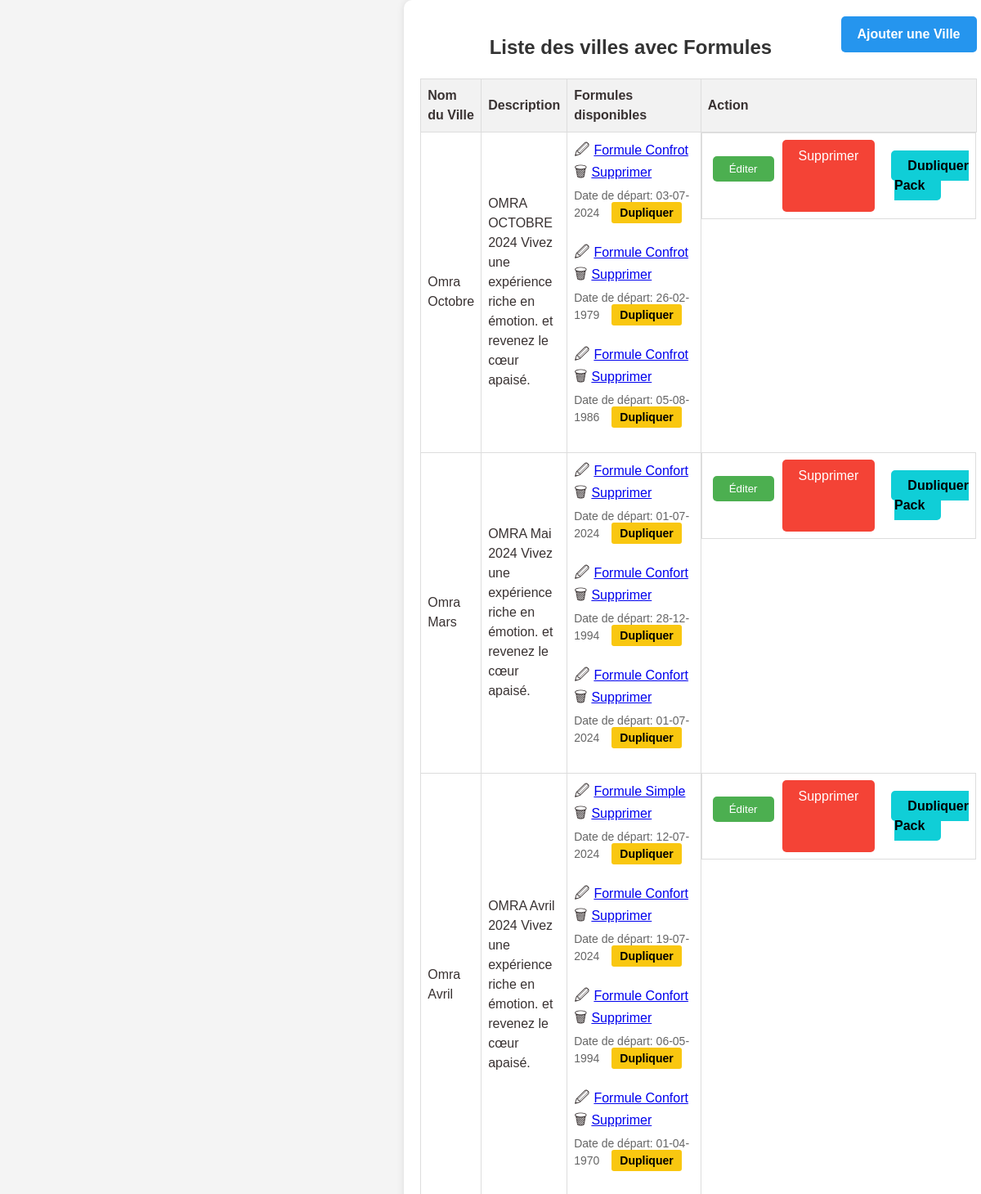
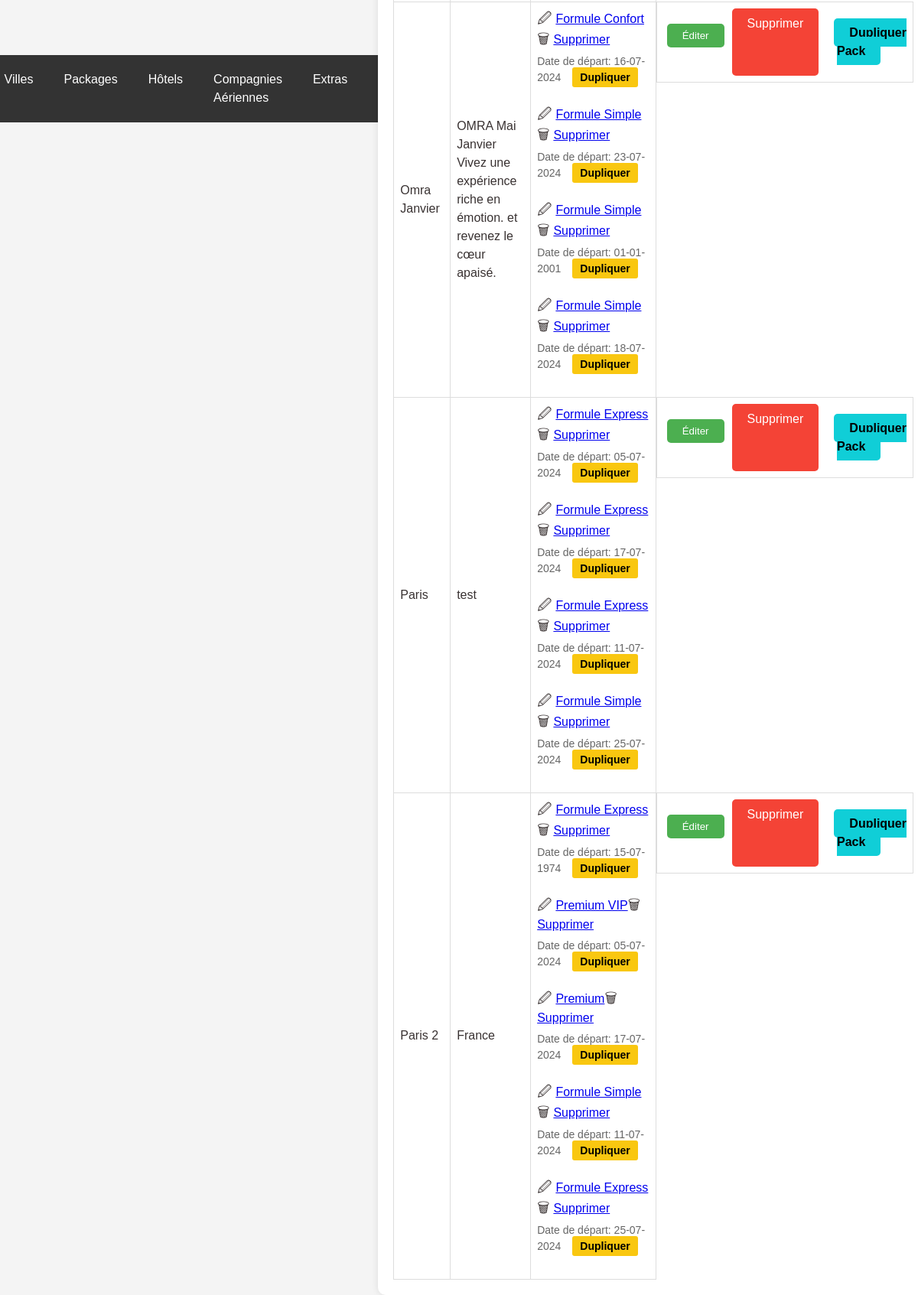
Screenshot of /omrapackage.php with the database file from the repository (2 pictures, top to bottom).
### tables this page shows
CREATE TABLE `omra_packages` (
  `id` int(11) NOT NULL,
  `nom` varchar(255) NOT NULL,
  `description` text NOT NULL,
  `photo` varchar(255) NOT NULL
);

CREATE TABLE `formules` (
  `id` int(11) NOT NULL,
  `package_id` int(11) NOT NULL,
  `date_depart` date DEFAULT NULL,
  `statut` enum('activé','désactivé') NOT NULL,
  `duree_sejour` varchar(255) NOT NULL,
  `prix_chambre_quadruple` decimal(10,2) NOT NULL,
  `prix_chambre_triple` decimal(10,2) NOT NULL,
  `prix_chambre_double` decimal(10,2) NOT NULL,
  `prix_chambre_single` decimal(10,2) NOT NULL,
  `child_discount` decimal(10,2) NOT NULL,
  `prix_bebe` decimal(10,2) NOT NULL,
  `prix_chambre_quadruple_promo` decimal(10,2) NOT NULL,
  `prix_chambre_triple_promo` decimal(10,2) NOT NULL,
  `prix_chambre_double_promo` decimal(10,2) NOT NULL,
  `prix_chambre_single_promo` decimal(10,2) NOT NULL,
  `description` text NOT NULL,
  `type_id` int(11) DEFAULT NULL,
  `created_at` timestamp NOT NULL DEFAULT current_timestamp() ON UPDATE current_timestamp()
);

CREATE TABLE `type_formule_omra` (
  `id` int(11) NOT NULL,
  `nom` varchar(255) NOT NULL,
  `formule_parent_id` int(11) DEFAULT NULL
);

### omrapackage.php (the view, shortened to what this page needs)
<!DOCTYPE html>
<html lang="fr">
<head>
    <link rel="stylesheet" href="styles.css">
</head>
<body>
    <?php include 'header.php'; ?>
    <div class="container">
    <a href="ajoutomrapackage.php" class='btn-add'><b>Ajouter une Ville</b></a>
            <h2 class="text-center">Liste des villes avec Formules</h2>
        <table>
            <thead>
                <tr>
                    <th>Nom du Ville</th>
                    <th style="width: 550px;">Description</th>
                    <th>Formules disponibles</th>
                    <th>Action</th>
                </tr>
            </thead>
            <tbody>
                <?php
                include 'db.php';
                $sql_packages = "SELECT * FROM omra_packages";
                $result_packages = mysqli_query($conn, $sql_packages);
                if (mysqli_num_rows($result_packages) > 0) {
                    while ($row_package = mysqli_fetch_assoc($result_packages)) {
                        echo "<tr>";
                        echo "<td>" . $row_package['nom'] . "</td>";
                        echo "<td>" . $row_package['description'] . "</td>";
                        $package_id = $row_package['id'];
                        $sql_formules = "SELECT formules.*, type_formule_omra.nom as type_nom
                                     FROM formules
                                     JOIN type_formule_omra ON formules.type_id = type_formule_omra.id
                                     WHERE package_id = $package_id";
                        $result_formules = mysqli_query($conn, $sql_formules);
                        if (mysqli_num_rows($result_formules) > 0) {
                            echo "<td>";
                            while ($row_formule = mysqli_fetch_assoc($result_formules)) {
                                echo "<span class='icon'>&#128393;</span><a href='edit_formule.php?id=" . $row_formule['id'] . "'>" . $row_formule['type_nom'] . "</a>";
                                echo "<span class='icon'>&#128465;</span><a href='delete_formule.php?id=" . $row_formule['id'] . "' onclick=\"return confirm('Êtes-vous sûr de vouloir supprimer cette formule?')\">Supprimer</a>";
                                if (!empty($row_formule['date_depart'])) {
                                    $date_depart_formattee = date('d-m-Y', strtotime($row_formule['date_depart']));
                                    echo "<br><span class='indicator'>Date de départ: " . $date_depart_formattee ;
                                    echo "<a class='btn-dup' href='duplicate_formule.php?id=" . $row_formule['id'] . "'><b>Dupliquer</b></a></span>";
                                }
                                echo "<br>";
                            }
                            echo "</td>";
                        } else {
                            echo "<td>Aucune formule disponible pour ce package.</td>";
                        }
                        echo "<td class='btn-group'>";
                        echo "<div style='margin-top:20px; margin-bottom:10px;'>";
                        echo "<button class='btn btn-edit' onclick=\"window.location.href='edit_package.php?id=" . $package_id . "'\">Éditer</button>";
                        echo "</div>";
                        echo "<a class='btn btn-delete' href='delete_package.php?id=" . $package_id . "' onclick=\"return confirm('Êtes-vous sûr de vouloir supprimer ce package?')\">Supprimer</a>";
                        echo "<br>";
                        echo "<div style='margin-top:20px; margin-bottom:20px;'>";
                        echo "<a class='btn-dup-pack' href='duplicate_package.php?id=" . $package_id . "'\"><b>Dupliquer Pack</b></a>";
                        echo "</div>";
                    }
                } else {
                    echo "<tr><td colspan='4'>Aucun package Omra disponible pour le moment.</td></tr>";
                }
                ?>
            </tbody>
        </table>
    </div>
</body>
</html>

### css/styles.css (style rules this page uses)
body { font-family: 'Lexend', sans-serif; line-height: 1.5; min-height: 100vh; display: flex; align-items: center; justify-content: center; color: #393232; background-color: #f7f7f7; }
.btn-group { display: flex; justify-content: space-between; }
.btn-group { margin-top: auto; }

### omrapackage.php (style rules this page uses)
body { font-family: Arial, sans-serif; background-color: #f4f4f4; margin: 0; padding: 0; box-sizing: border-box; }
.container { width: 90%; margin: auto; background-color: #fff; padding: 20px; border-radius: 10px; box-shadow: 0 0 10px rgba(0, 0, 0, 0.1); }
h2 { text-align: center; color: #333; }
table { width: 100%; border-collapse: collapse; }
th, td { border: 1px solid #ddd; padding: 8px; text-align: left; }
th { background-color: #f2f2f2; }
.btn-group { text-align: center; }
.btn { padding: 8px 20px; margin: 0 5px; border: none; border-radius: 5px; cursor: pointer; }
.btn-edit { background-color: #4CAF50; color: white; }
.btn-add { background-color: #2595ee; color: white; padding: 10px 20px; border: none; border-radius: 5px; cursor: pointer; float:right; text-decoration: none; }
.btn-delete { background-color: #f44336; color: white; text-decoration: none; }
.icon { font-size: 18px; margin-right: 5px; }
.indicator { display: block; font-size: 14px; color: #666; margin-top: 5px; }
.btn-dup { background-color: #f9c710; color: black; padding: 5px 10px; border: none; border-radius: 3px; cursor: pointer; text-decoration: none; margin: 0 15px; }
.btn-dup-pack { background-color: #10ced7; color: black; padding: 10px 20px; border: none; border-radius: 5px; cursor: pointer; text-decoration: none; margin: 0 15px; }

### header.php (style rules this page uses)
body { font-family: Arial, sans-serif; background-color: #f4f4f4; margin: 0; padding: 0; box-sizing: border-box; }

### rows the page displays
omra_packages: nom "Omra Octobre", description "OMRA OCTOBRE 2024 Vivez une expérience riche en émotion. et revenez le cœur apaisé."
formules: type.nom "Formule Confrot", date_depart "03-07-2024"
formules: type.nom "Formule Confrot", date_depart "26-02-1979"
formules: type.nom "Formule Confrot", date_depart "05-08-1986"
omra_packages: nom "Omra Mars", description "OMRA Mai 2024 Vivez une expérience riche en émotion. et revenez le cœur apaisé."
formules: type.nom "Formule Confort", date_depart "01-07-2024"
formules: type.nom "Formule Confort", date_depart "28-12-1994"
formules: type.nom "Formule Confort", date_depart "01-07-2024"
omra_packages: nom "Omra Avril", description "OMRA Avril 2024 Vivez une expérience riche en émotion. et revenez le cœur apaisé."
formules: type.nom "Formule Simple", date_depart "12-07-2024"
formules: type.nom "Formule Confort", date_depart "19-07-2024"
formules: type.nom "Formule Confort", date_depart "06-05-1994"
formules: type.nom "Formule Confort", date_depart "01-04-1970"
omra_packages: nom "Omra Janvier", description "OMRA Mai Janvier Vivez une expérience riche en émotion. et revenez le cœur apaisé."
formules: type.nom "Formule Confort", date_depart "16-07-2024"
formules: type.nom "Formule Simple", date_depart "23-07-2024"
formules: type.nom "Formule Simple", date_depart "01-01-2001"
formules: type.nom "Formule Simple", date_depart "18-07-2024"
omra_packages: nom "Paris", description "test"
formules: type.nom "Formule Express", date_depart "05-07-2024"
formules: type.nom "Formule Express", date_depart "17-07-2024"
formules: type.nom "Formule Express", date_depart "11-07-2024"
formules: type.nom "Formule Simple", date_depart "25-07-2024"
omra_packages: nom "Paris 2", description "France"
formules: type.nom "Formule Express", date_depart "15-07-1974"
formules: type.nom "Premium VIP", date_depart "05-07-2024"
formules: type.nom "Premium", date_depart "17-07-2024"
formules: type.nom "Formule Simple", date_depart "11-07-2024"
formules: type.nom "Formule Express", date_depart "25-07-2024"
